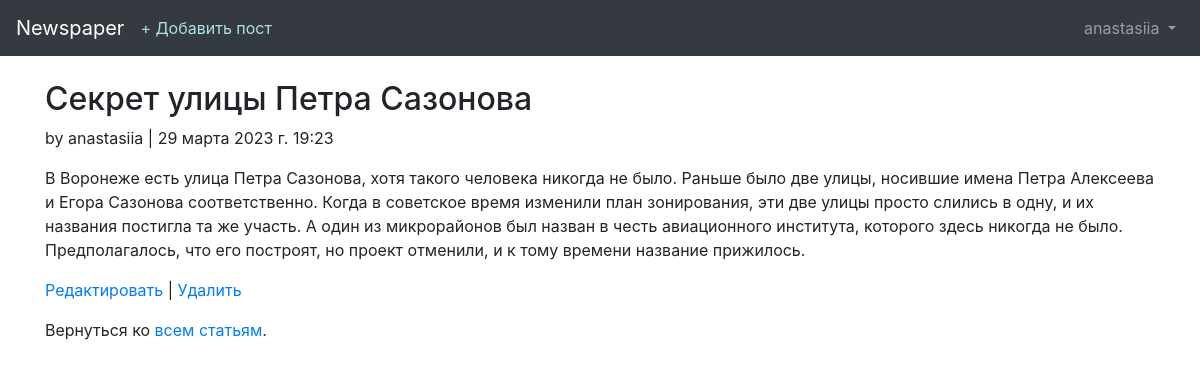
The page /articles/14/ (signed in) on the database its author committed.
### users/models.py (models this page shows)
class CustomUser(AbstractUser):
    age = models.PositiveIntegerField(default=0)

### articles/models.py (models this page shows, shortened)
class Article(models.Model):
    title = models.CharField(max_length=255)
    body = models.TextField()
    date = models.DateTimeField(auto_now_add=True)
    author = models.ForeignKey(
        settings.AUTH_USER_MODEL,
        on_delete=models.CASCADE,
    )

### articles/views.py (the view)
# urls.py: path('<int:pk>/',views.ArticleDetailView.as_view(), name='article_detail'),
class ArticleDetailView(LoginRequiredMixin, DetailView):
    model = models.Article
    template_name = 'article_detail.html'
    login_url = 'login'

### templates/article_detail.html
{% extends 'base.html' %}
{% block content %}
    <div class="article-entry">
        <h2>{{ object.title }}</h2>
        <p>by {{ object.author }} | {{ object.date }}</p>
        <p>{{ object.body }}</p>
    </div>
    <p>
        <a href="{% url 'article_edit' article.pk %}">Редактировать</a> | <a href="{% url 'article_delete' article.pk %}">Удалить</a>
    </p>
    <p>Вернуться ко <a href="{% url 'article_list' %}">всем статьям</a>.</p>
{% endblock content %}

### templates/base.html (shortened to what this page needs)
<!doctype html>
<html lang="en">
    <head>
        <link rel="stylesheet" href="https://maxcdn.bootstrapcdn.com/bootstrap/4.0.0/css/bootstrap.min.css">
    </head>
    <body>
        <nav class="navbar navbar-expand-md navbar-dark bg-dark mb-4">
            <a class="navbar-brand" href="{% url 'home' %}">Newspaper</a>
            {% if user.is_authenticated %}
            <ul class="navbar-nav mr-auto">
                <li class="nav-item"><a style="color: #B0E0E6" href="{% url 'article_new' %}">+ Добавить пост</a></li>
            </ul>
            {% endif %}
            <div class="collapse navbar-collapse" id="navbarCollapse">
                {% if user.is_authenticated %}
                <ul class="navbar-nav ml-auto">
                    <li class="nav-item">
                        <a class="nav-link dropdown-toggle" href="#" id="userMenu" data-toggle="dropdown" aria-haspopup="true" aria-expanded="false">
                            {{ user.username }}
                        </a>
                    </li>
                </ul>
                {% endif %}
            </div>
        </nav>
        <div class="container">
            {% block content %}
            {% endblock %}
        </div>
    </body>
</html>

### rows shown on the page
CustomUser: username "anastasiia"
Article: title "Секрет улицы Петра Сазонова", author "anastasiia", date "29 марта 2023 г. 19:23", body "В Воронеже есть улица Петра Сазонова, хотя такого человека никогда не было. Раньше было две улицы, носившие имена Петра Алексеева и Егора Сазонова соответственно. Когда в советское время изменили план зонирования, эти две улицы просто слились в одну, и их названия постигла та же участь. А один из микрорайонов был назван в честь авиационного института, которого здесь никогда не было. Предполагалось, что его построят, но проект отменили, и к тому времени название прижилось."
